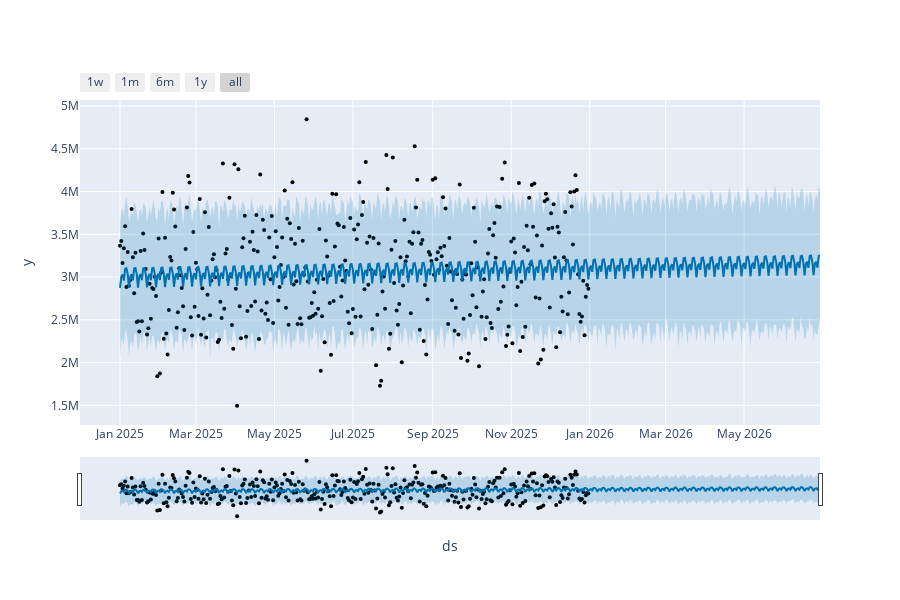

The code cell stored with this chart in its notebook:
### Code cell
plot_plotly(model, forecast)

### Figure 1 — Plotly figure (JSON) as saved in the notebook; plotly's stock layout.template omitted (floating-point values rounded to 4 significant figures; data arrays with more than 128 entries replaced by an {"elided": "..."} marker saying what was removed)
{"data": [{"marker": {"color": "black", "size": 4}, "mode": "markers", "name": "Actual", "type": "scatter", "x": {"elided": "365 str values"}, "y": {"elided": "365 float values"}}, {"hoverinfo": "skip", "line": {"width": 0}, "mode": "lines", "type": "scatter", "x": {"elided": "545 str values"}, "y": {"elided": "545 float values"}}, {"fill": "tonexty", "fillcolor": "rgba(0, 114, 178, 0.2)", "line": {"color": "#0072B2", "width": 2}, "mode": "lines", "name": "Predicted", "type": "scatter", "x": {"elided": "545 str values"}, "y": {"elided": "545 float values"}}, {"fill": "tonexty", "fillcolor": "rgba(0, 114, 178, 0.2)", "hoverinfo": "skip", "line": {"width": 0}, "mode": "lines", "type": "scatter", "x": {"elided": "545 str values"}, "y": {"elided": "545 float values"}}], "layout": {"height": 600, "showlegend": false, "width": 900, "xaxis": {"rangeselector": {"buttons": [{"count": 7, "label": "1w", "step": "day", "stepmode": "backward"}, {"count": 1, "label": "1m", "step": "month", "stepmode": "backward"}, {"count": 6, "label": "6m", "step": "month", "stepmode": "backward"}, {"count": 1, "label": "1y", "step": "year", "stepmode": "backward"}, {"step": "all"}]}, "rangeslider": {"visible": true}, "title": {"text": "ds"}, "type": "date"}, "yaxis": {"title": {"text": "y"}}}}
